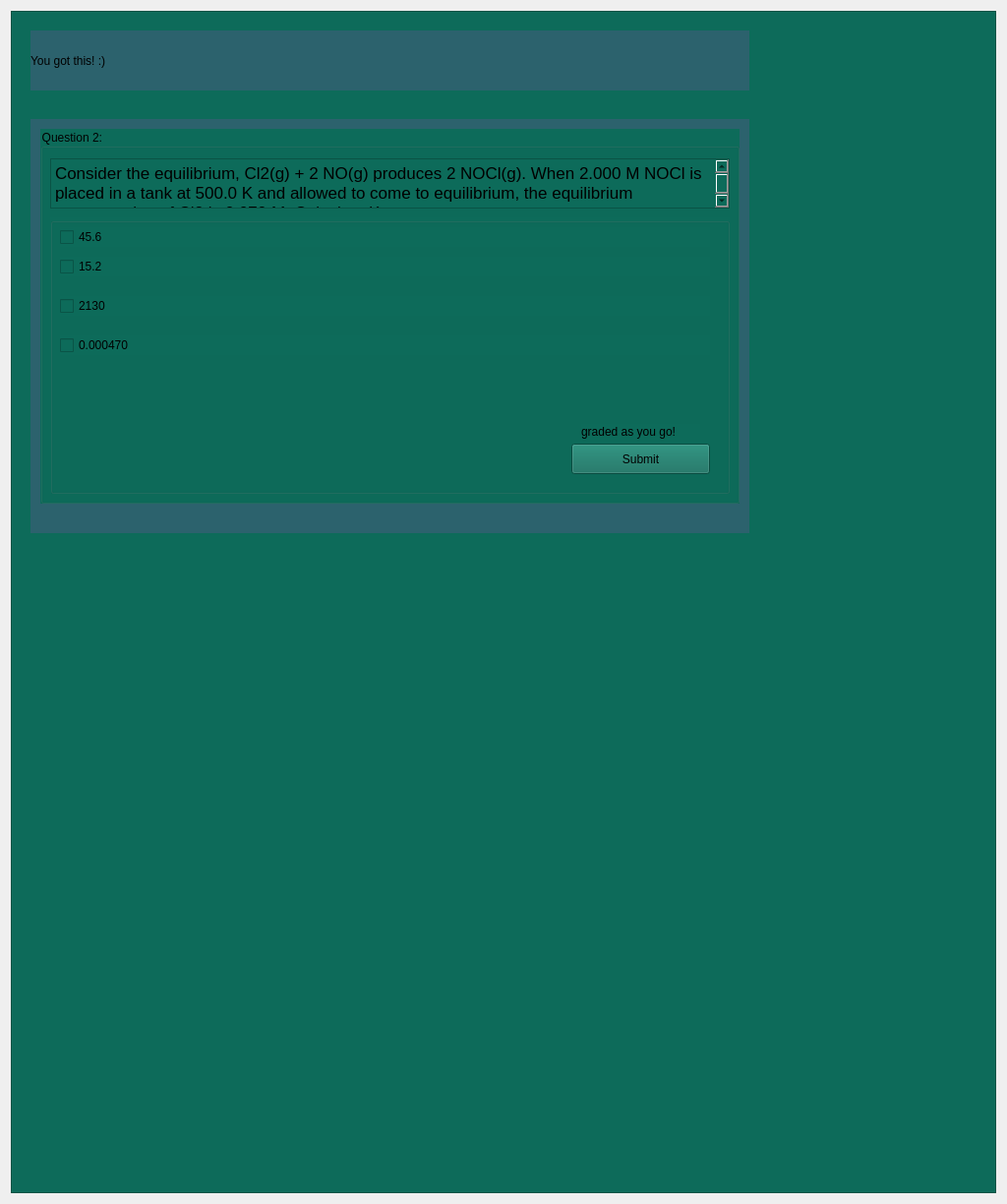
      <widget class="QWidget" name="scrollAreaWidgetContents_11">
       <property name="geometry">
        <rect>
         <x>0</x>
         <y>0</y>
         <width>1024</width>
         <height>1224</height>
        </rect>
       </property>
       <layout class="QVBoxLayout" name="verticalLayout_11">
        <item>
         <widget class="QFrame" name="quizPageBackground_8">
          <property name="enabled">
           <bool>true</bool>
          </property>
          <property name="minimumSize">
           <size>
            <width>1000</width>
            <height>1200</height>
           </size>
          </property>
          <property name="styleSheet">
           <string notr="true">background-color: rgb(13, 107, 90);</string>
          </property>
          <property name="frameShape">
           <enum>QFrame::StyledPanel</enum>
          </property>
          <property name="frameShadow">
           <enum>QFrame::Raised</enum>
          </property>
          <widget class="QLabel" name="label_49">
           <property name="geometry">
            <rect>
             <x>20</x>
             <y>20</y>
             <width>731</width>
             <height>61</height>
            </rect>
           </property>
           <property name="styleSheet">
            <string notr="true">background-color: rgb(44, 98, 109);
font: 20pt &quot;Times New Roman&quot;;</string>
           </property>
           <property name="text">
            <string>You got this! :)</string>
           </property>
          </widget>
          <widget class="QLabel" name="label_50">
           <property name="geometry">
            <rect>
             <x>20</x>
             <y>110</y>
             <width>731</width>
             <height>421</height>
            </rect>
           </property>
           <property name="styleSheet">
            <string notr="true">background-color: rgb(44, 98, 109);
font: 18pt &quot;Times New Roman&quot;;</string>
           </property>
           <property name="text">
            <string/>
           </property>
          </widget>
          <widget class="QGroupBox" name="questionObj_6">
           <property name="geometry">
            <rect>
             <x>30</x>
             <y>120</y>
             <width>711</width>
             <height>381</height>
            </rect>
           </property>
           <property name="styleSheet">
            <string notr="true">font: 15pt &quot;Times New Roman&quot;;</string>
           </property>
           <property name="title">
            <string>Question 2: </string>
           </property>
           <widget class="QTextEdit" name="questionStr_6">
            <property name="geometry">
             <rect>
              <x>10</x>
              <y>30</y>
              <width>691</width>
              <height>51</height>
             </rect>
            </property>
            <property name="styleSheet">
             <string notr="true">font: 6pt &quot;Times New Roman&quot;;</string>
            </property>
            <property name="html">
             <string>&lt;!DOCTYPE HTML PUBLIC &quot;-//W3C//DTD HTML 4.0//EN&quot; &quot;http://www.w3.org/TR/REC-html40/strict.dtd&quot;&gt;
&lt;html&gt;&lt;head&gt;&lt;meta name=&quot;qrichtext&quot; content=&quot;1&quot; /&gt;&lt;meta charset=&quot;utf-8&quot; /&gt;&lt;style type=&quot;text/css&quot;&gt;
p, li { white-space: pre-wrap; }
hr { height: 1px; border-width: 0; }
li.unchecked::marker { content: &quot;\2610&quot;; }
li.checked::marker { content: &quot;\2612&quot;; }
&lt;/style&gt;&lt;/head&gt;&lt;body style=&quot; font-family:'Times New Roman'; font-size:6pt; font-weight:400; font-style:normal;&quot;&gt;
&lt;p style=&quot; margin-top:0px; margin-bottom:0px; margin-left:0px; margin-right:0px; -qt-block-indent:0; text-indent:0px;&quot;&gt;&lt;span style=&quot; font-size:13pt;&quot;&gt;Consider the equilibrium, Cl2(g) + 2 NO(g) produces 2 NOCl(g). When 2.000 M NOCl is placed in a tank at 500.0 K and allowed to come to equilibrium, the equilibrium concentration of Cl2 is 0.979 M. Calculate Kc.&lt;/span&gt;&lt;/p&gt;
&lt;p style=&quot;-qt-paragraph-type:empty; margin-top:0px; margin-bottom:0px; margin-left:0px; margin-right:0px; -qt-block-indent:0; text-indent:0px; font-size:13pt;&quot;&gt;&lt;br /&gt;&lt;/p&gt;&lt;/body&gt;&lt;/html&gt;</string>
            </property>
           </widget>
           <widget class="QGroupBox" name="stuAns_6">
            <property name="geometry">
             <rect>
              <x>10</x>
              <y>90</y>
              <width>691</width>
              <height>281</height>
             </rect>
            </property>
            <property name="title">
             <string/>
            </property>
            <widget class="QCheckBox" name="choiceA_6">
             <property name="geometry">
              <rect>
               <x>10</x>
               <y>10</y>
               <width>661</width>
               <height>20</height>
              </rect>
             </property>
             <property name="styleSheet">
              <string notr="true">font: 14pt &quot;Times New Roman&quot;;</string>
             </property>
             <property name="text">
              <string>45.6</string>
             </property>
            </widget>
            <widget class="QCheckBox" name="choiceB_6">
             <property name="geometry">
              <rect>
               <x>10</x>
               <y>40</y>
               <width>661</width>
               <height>20</height>
              </rect>
             </property>
             <property name="styleSheet">
              <string notr="true">font: 14pt &quot;Times New Roman&quot;;</string>
             </property>
             <property name="text">
              <string>15.2</string>
             </property>
            </widget>
            <widget class="QCheckBox" name="choiceD_6">
             <property name="geometry">
              <rect>
               <x>10</x>
               <y>120</y>
               <width>661</width>
               <height>20</height>
              </rect>
             </property>
             <property name="text">
              <string>0.000470</string>
             </property>
            </widget>
            <widget class="QCheckBox" name="choiceC_6">
             <property name="geometry">
              <rect>
               <x>10</x>
               <y>80</y>
               <width>661</width>
               <height>20</height>
              </rect>
             </property>
             <property name="text">
              <string>2130</string>
             </property>
            </widget>
            <widget class="QPushButton" name="submitQues1_6">
             <property name="geometry">
              <rect>
               <x>530</x>
               <y>230</y>
               <width>141</width>
               <height>31</height>
              </rect>
             </property>
             <property name="text">
              <string>Submit</string>
             </property>
            </widget>
            <widget class="QLabel" name="label_51">
             <property name="geometry">
              <rect>
               <x>540</x>
               <y>210</y>
               <width>121</width>
               <height>16</height>
              </rect>
             </property>
             <property name="text">
              <string>graded as you go!</string>
             </property>
            </widget>
           </widget>
          </widget>
         </widget>
        </item>
       </layout>
      </widget>
